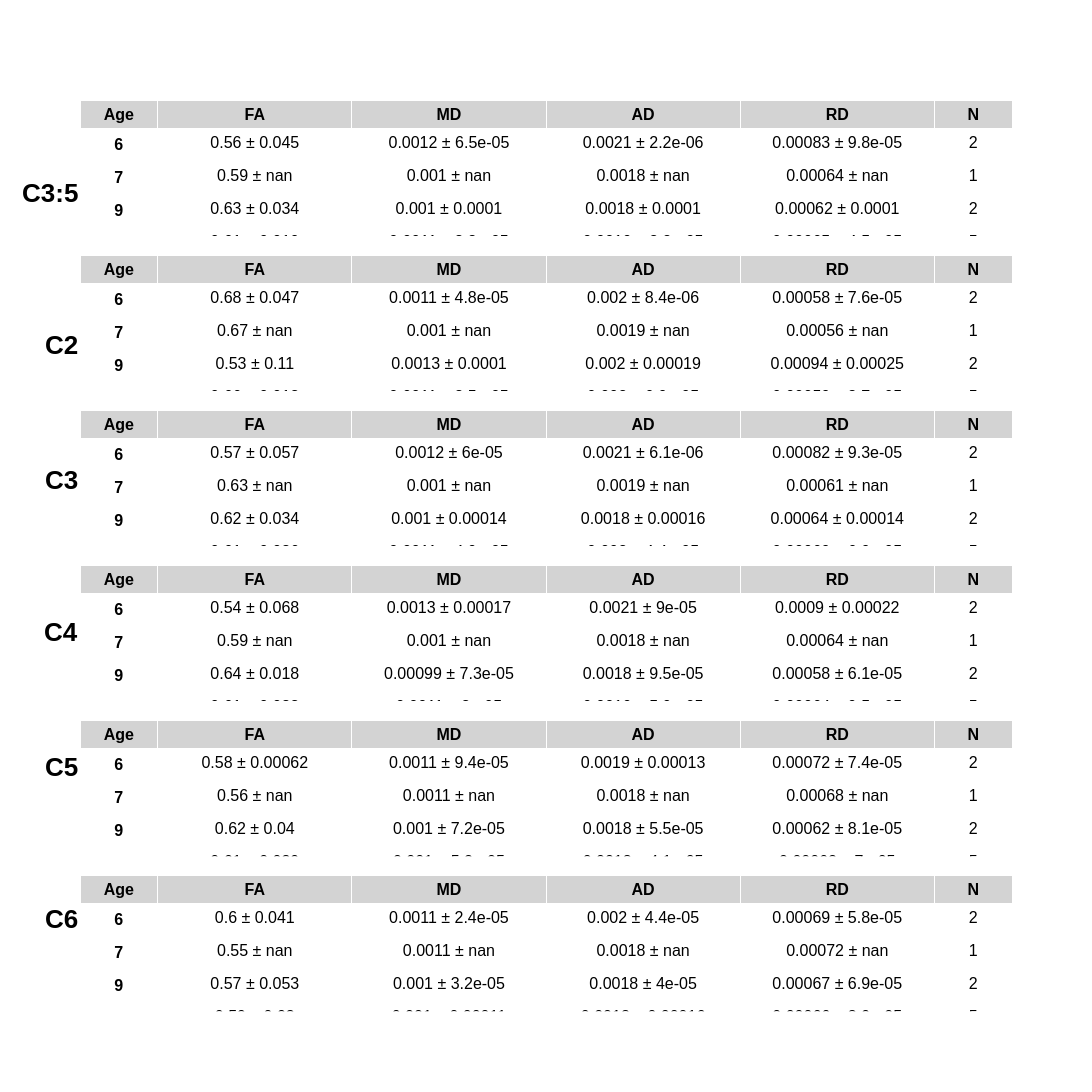

Notebook code cell kept with this figure:
### Code cell
plot_mean_std_table(DTI_df, label='white matter')

### Figure 1 — Plotly figure (JSON) as saved in the notebook; plotly's stock layout.template omitted (floating-point values rounded to 4 significant figures)
{"data": [{"cells": {"align": "center", "fill": {"color": "white"}, "font": {"color": "black", "family": "Arial", "size": 16}, "height": 30, "values": [["<b>6</b>", "<b>7</b>", "<b>9</b>", "<b>10</b>", "<b>11</b>", "<b>12</b>", "<b>13</b>", "<b>14</b>", "<b>15</b>", "<b>16</b>", "<b>17</b>"], ["0.56 ± 0.045", "0.59 ± nan", "0.63 ± 0.034", "0.61 ± 0.019", "0.66 ± 0.016", "0.65 ± 0.039", "0.68 ± 0.048", "0.66 ± 0.052", "0.67 ± 0.043", "0.67 ± 0.046", "0.68 ± 0.035"], ["0.0012 ± 6.5e-05", "0.001 ± nan", "0.001 ± 0.0001", "0.0011 ± 3.8e-05", "0.001 ± 3.5e-05", "0.001 ± 4.9e-05", "0.00099 ± 7.5e-05", "0.0011 ± 8.8e-05", "0.001 ± 6.2e-05", "0.001 ± 6.1e-05", "0.00099 ± 6.1e-05"], ["0.0021 ± 2.2e-06", "0.0018 ± nan", "0.0018 ± 0.0001", "0.0019 ± 3.2e-05", "0.0019 ± 8.6e-05", "0.0019 ± 3.6e-05", "0.0019 ± 0.00014", "0.002 ± 7.2e-05", "0.0019 ± 5.4e-05", "0.0019 ± 8.4e-05", "0.0019 ± 0.00012"], ["0.00083 ± 9.8e-05", "0.00064 ± nan", "0.00062 ± 0.0001", "0.00065 ± 4.5e-05", "0.00057 ± 2.3e-05", "0.00059 ± 7e-05", "0.00054 ± 7.9e-05", "0.00061 ± 0.00011", "0.00058 ± 8.1e-05", "0.00058 ± 7.9e-05", "0.00055 ± 5.9e-05"], [2, 1, 2, 5, 4, 7, 8, 6, 12, 14, 9]]}, "columnwidth": [80, 200, 200, 200, 200, 80], "domain": {"x": [0, 1], "y": [0.85, 1]}, "header": {"align": "center", "fill": {"color": "lightgrey"}, "font": {"color": "black", "family": "Arial", "size": 16, "weight": "bold"}, "values": ["Age", "FA", "MD", "AD", "RD", "N"]}, "type": "table"}, {"cells": {"align": "center", "fill": {"color": "white"}, "font": {"color": "black", "family": "Arial", "size": 16}, "height": 30, "values": [["<b>6</b>", "<b>7</b>", "<b>9</b>", "<b>10</b>", "<b>11</b>", "<b>12</b>", "<b>13</b>", "<b>14</b>", "<b>15</b>", "<b>16</b>", "<b>17</b>"], ["0.68 ± 0.047", "0.67 ± nan", "0.53 ± 0.11", "0.66 ± 0.018", "0.69 ± 0.036", "0.65 ± 0.052", "0.67 ± 0.051", "0.67 ± 0.065", "0.69 ± 0.036", "0.68 ± 0.073", "0.65 ± 0.075"], ["0.0011 ± 4.8e-05", "0.001 ± nan", "0.0013 ± 0.0001", "0.0011 ± 3.5e-05", "0.001 ± 0.0001", "0.0011 ± 0.0001", "0.0011 ± 4.2e-05", "0.001 ± 9.6e-05", "0.001 ± 5.5e-05", "0.001 ± 0.00014", "0.001 ± 8.7e-05"], ["0.002 ± 8.4e-06", "0.0019 ± nan", "0.002 ± 0.00019", "0.002 ± 6.9e-05", "0.0019 ± 0.00011", "0.0019 ± 0.0001", "0.002 ± 0.0001", "0.0019 ± 6.1e-05", "0.002 ± 7.3e-05", "0.0019 ± 0.00015", "0.0019 ± 0.00016"], ["0.00058 ± 7.6e-05", "0.00056 ± nan", "0.00094 ± 0.00025", "0.00059 ± 3.7e-05", "0.00055 ± 0.0001", "0.00062 ± 0.00013", "0.00058 ± 8.5e-05", "0.00057 ± 0.00013", "0.00056 ± 6.4e-05", "0.00059 ± 0.00017", "0.00061 ± 0.00013"], [2, 1, 2, 5, 4, 6, 6, 6, 11, 14, 9]]}, "columnwidth": [80, 200, 200, 200, 200, 80], "domain": {"x": [0, 1], "y": [0.68, 0.83]}, "header": {"align": "center", "fill": {"color": "lightgrey"}, "font": {"color": "black", "family": "Arial", "size": 16, "weight": "bold"}, "values": ["Age", "FA", "MD", "AD", "RD", "N"]}, "type": "table"}, {"cells": {"align": "center", "fill": {"color": "white"}, "font": {"color": "black", "family": "Arial", "size": 16}, "height": 30, "values": [["<b>6</b>", "<b>7</b>", "<b>9</b>", "<b>10</b>", "<b>11</b>", "<b>12</b>", "<b>13</b>", "<b>14</b>", "<b>15</b>", "<b>16</b>", "<b>17</b>"], ["0.57 ± 0.057", "0.63 ± nan", "0.62 ± 0.034", "0.61 ± 0.036", "0.67 ± 0.018", "0.66 ± 0.037", "0.68 ± 0.05", "0.67 ± 0.056", "0.68 ± 0.047", "0.67 ± 0.074", "0.67 ± 0.07"], ["0.0012 ± 6e-05", "0.001 ± nan", "0.001 ± 0.00014", "0.0011 ± 4.9e-05", "0.001 ± 2.1e-05", "0.0011 ± 8e-05", "0.00095 ± 0.00021", "0.0011 ± 8.7e-05", "0.001 ± 9.6e-05", "0.0011 ± 0.0001", "0.001 ± 6.3e-05"], ["0.0021 ± 6.1e-06", "0.0019 ± nan", "0.0018 ± 0.00016", "0.002 ± 4.4e-05", "0.0019 ± 6e-05", "0.002 ± 9.4e-05", "0.0018 ± 0.0004", "0.002 ± 7.6e-05", "0.002 ± 7.4e-05", "0.002 ± 9.2e-05", "0.0019 ± 0.00012"], ["0.00082 ± 9.3e-05", "0.00061 ± nan", "0.00064 ± 0.00014", "0.00069 ± 6.9e-05", "0.00057 ± 1.2e-05", "0.0006 ± 9.2e-05", "0.00053 ± 0.00013", "0.0006 ± 0.00011", "0.00058 ± 0.00012", "0.00061 ± 0.00014", "0.00058 ± 0.00011"], [2, 1, 2, 5, 4, 7, 8, 6, 12, 14, 9]]}, "columnwidth": [80, 200, 200, 200, 200, 80], "domain": {"x": [0, 1], "y": [0.51, 0.66]}, "header": {"align": "center", "fill": {"color": "lightgrey"}, "font": {"color": "black", "family": "Arial", "size": 16, "weight": "bold"}, "values": ["Age", "FA", "MD", "AD", "RD", "N"]}, "type": "table"}, {"cells": {"align": "center", "fill": {"color": "white"}, "font": {"color": "black", "family": "Arial", "size": 16}, "height": 30, "values": [["<b>6</b>", "<b>7</b>", "<b>9</b>", "<b>10</b>", "<b>11</b>", "<b>12</b>", "<b>13</b>", "<b>14</b>", "<b>15</b>", "<b>16</b>", "<b>17</b>"], ["0.54 ± 0.068", "0.59 ± nan", "0.64 ± 0.018", "0.61 ± 0.038", "0.64 ± 0.025", "0.66 ± 0.041", "0.69 ± 0.048", "0.66 ± 0.042", "0.69 ± 0.039", "0.67 ± 0.054", "0.69 ± 0.03"], ["0.0013 ± 0.00017", "0.001 ± nan", "0.00099 ± 7.3e-05", "0.0011 ± 8e-05", "0.001 ± 5.3e-05", "0.001 ± 5.5e-05", "0.00099 ± 5.4e-05", "0.001 ± 7.1e-05", "0.001 ± 5.2e-05", "0.001 ± 8.1e-05", "0.00097 ± 6.5e-05"], ["0.0021 ± 9e-05", "0.0018 ± nan", "0.0018 ± 9.5e-05", "0.0019 ± 5.9e-05", "0.0019 ± 0.00011", "0.0019 ± 5.1e-05", "0.0019 ± 0.00011", "0.0019 ± 6.3e-05", "0.0019 ± 6.6e-05", "0.0019 ± 8.2e-05", "0.0019 ± 0.00012"], ["0.0009 ± 0.00022", "0.00064 ± nan", "0.00058 ± 6.1e-05", "0.00064 ± 9.5e-05", "0.00059 ± 4.7e-05", "0.00058 ± 7.2e-05", "0.00053 ± 7e-05", "0.0006 ± 8.3e-05", "0.00054 ± 6.3e-05", "0.00056 ± 0.0001", "0.00052 ± 5.4e-05"], [2, 1, 2, 5, 4, 7, 8, 6, 12, 14, 9]]}, "columnwidth": [80, 200, 200, 200, 200, 80], "domain": {"x": [0, 1], "y": [0.34, 0.49]}, "header": {"align": "center", "fill": {"color": "lightgrey"}, "font": {"color": "black", "family": "Arial", "size": 16, "weight": "bold"}, "values": ["Age", "FA", "MD", "AD", "RD", "N"]}, "type": "table"}, {"cells": {"align": "center", "fill": {"color": "white"}, "font": {"color": "black", "family": "Arial", "size": 16}, "height": 30, "values": [["<b>6</b>", "<b>7</b>", "<b>9</b>", "<b>10</b>", "<b>11</b>", "<b>12</b>", "<b>13</b>", "<b>14</b>", "<b>15</b>", "<b>16</b>", "<b>17</b>"], ["0.58 ± 0.00062", "0.56 ± nan", "0.62 ± 0.04", "0.61 ± 0.039", "0.67 ± 0.044", "0.64 ± 0.049", "0.67 ± 0.059", "0.63 ± 0.062", "0.65 ± 0.052", "0.66 ± 0.036", "0.67 ± 0.022"], ["0.0011 ± 9.4e-05", "0.0011 ± nan", "0.001 ± 7.2e-05", "0.001 ± 5.2e-05", "0.001 ± 5e-05", "0.001 ± 4.5e-05", "0.001 ± 7.4e-05", "0.0011 ± 0.00012", "0.001 ± 6e-05", "0.001 ± 4.9e-05", "0.00096 ± 0.00013"], ["0.0019 ± 0.00013", "0.0018 ± nan", "0.0018 ± 5.5e-05", "0.0018 ± 4.1e-05", "0.0019 ± 0.0001", "0.0018 ± 6.9e-05", "0.0019 ± 0.00011", "0.0019 ± 0.0001", "0.0019 ± 5.5e-05", "0.0019 ± 0.0001", "0.0018 ± 0.00026"], ["0.00072 ± 7.4e-05", "0.00068 ± nan", "0.00062 ± 8.1e-05", "0.00062 ± 7e-05", "0.00056 ± 6.9e-05", "0.00059 ± 6.8e-05", "0.00055 ± 9.5e-05", "0.00065 ± 0.00013", "0.00061 ± 8.5e-05", "0.00057 ± 5.3e-05", "0.00054 ± 7.4e-05"], [2, 1, 2, 5, 4, 7, 8, 6, 12, 14, 9]]}, "columnwidth": [80, 200, 200, 200, 200, 80], "domain": {"x": [0, 1], "y": [0.17, 0.32]}, "header": {"align": "center", "fill": {"color": "lightgrey"}, "font": {"color": "black", "family": "Arial", "size": 16, "weight": "bold"}, "values": ["Age", "FA", "MD", "AD", "RD", "N"]}, "type": "table"}, {"cells": {"align": "center", "fill": {"color": "white"}, "font": {"color": "black", "family": "Arial", "size": 16}, "height": 30, "values": [["<b>6</b>", "<b>7</b>", "<b>9</b>", "<b>10</b>", "<b>11</b>", "<b>12</b>", "<b>13</b>", "<b>14</b>", "<b>15</b>", "<b>16</b>", "<b>17</b>"], ["0.6 ± 0.041", "0.55 ± nan", "0.57 ± 0.053", "0.59 ± 0.03", "0.63 ± 0.034", "0.61 ± 0.047", "0.65 ± 0.053", "0.62 ± 0.073", "0.64 ± 0.046", "0.64 ± 0.033", "0.64 ± 0.035"], ["0.0011 ± 2.4e-05", "0.0011 ± nan", "0.001 ± 3.2e-05", "0.001 ± 0.00011", "0.001 ± 5.6e-05", "0.001 ± 4.6e-05", "0.001 ± 9.1e-05", "0.0011 ± 0.00013", "0.0011 ± 6.6e-05", "0.0011 ± 5.4e-05", "0.001 ± 8.7e-05"], ["0.002 ± 4.4e-05", "0.0018 ± nan", "0.0018 ± 4e-05", "0.0018 ± 0.00016", "0.0018 ± 0.00012", "0.0019 ± 6.6e-05", "0.0019 ± 0.00011", "0.002 ± 9.8e-05", "0.002 ± 8.2e-05", "0.0019 ± 8.1e-05", "0.0019 ± 0.00014"], ["0.00069 ± 5.8e-05", "0.00072 ± nan", "0.00067 ± 6.9e-05", "0.00066 ± 8.9e-05", "0.0006 ± 4.3e-05", "0.00064 ± 6.6e-05", "0.0006 ± 9.5e-05", "0.00067 ± 0.00015", "0.00066 ± 8e-05", "0.00063 ± 6.1e-05", "0.00062 ± 7.1e-05"], [2, 1, 2, 5, 4, 6, 7, 5, 11, 14, 8]]}, "columnwidth": [80, 200, 200, 200, 200, 80], "domain": {"x": [0, 1], "y": [0, 0.15]}, "header": {"align": "center", "fill": {"color": "lightgrey"}, "font": {"color": "black", "family": "Arial", "size": 16, "weight": "bold"}, "values": ["Age", "FA", "MD", "AD", "RD", "N"]}, "type": "table"}], "layout": {"annotations": [{"align": "right", "font": {"color": "black", "family": "Arial", "size": 26, "weight": "bold"}, "showarrow": false, "text": "C3:5", "x": 0, "xanchor": "right", "xref": "paper", "y": 0.9167, "yref": "paper"}, {"align": "right", "font": {"color": "black", "family": "Arial", "size": 26, "weight": "bold"}, "showarrow": false, "text": "C2", "x": 0, "xanchor": "right", "xref": "paper", "y": 0.75, "yref": "paper"}, {"align": "right", "font": {"color": "black", "family": "Arial", "size": 26, "weight": "bold"}, "showarrow": false, "text": "C3", "x": 0, "xanchor": "right", "xref": "paper", "y": 0.5833, "yref": "paper"}, {"align": "right", "font": {"color": "black", "family": "Arial", "size": 26, "weight": "bold"}, "showarrow": false, "text": "C4", "x": 0, "xanchor": "right", "xref": "paper", "y": 0.4167, "yref": "paper"}, {"align": "right", "font": {"color": "black", "family": "Arial", "size": 26, "weight": "bold"}, "showarrow": false, "text": "C5", "x": 0, "xanchor": "right", "xref": "paper", "y": 0.25, "yref": "paper"}, {"align": "right", "font": {"color": "black", "family": "Arial", "size": 26, "weight": "bold"}, "showarrow": false, "text": "C6", "x": 0, "xanchor": "right", "xref": "paper", "y": 0.08333, "yref": "paper"}], "height": 2880, "margin": {"l": 80}, "showlegend": false, "width": 1200}}
